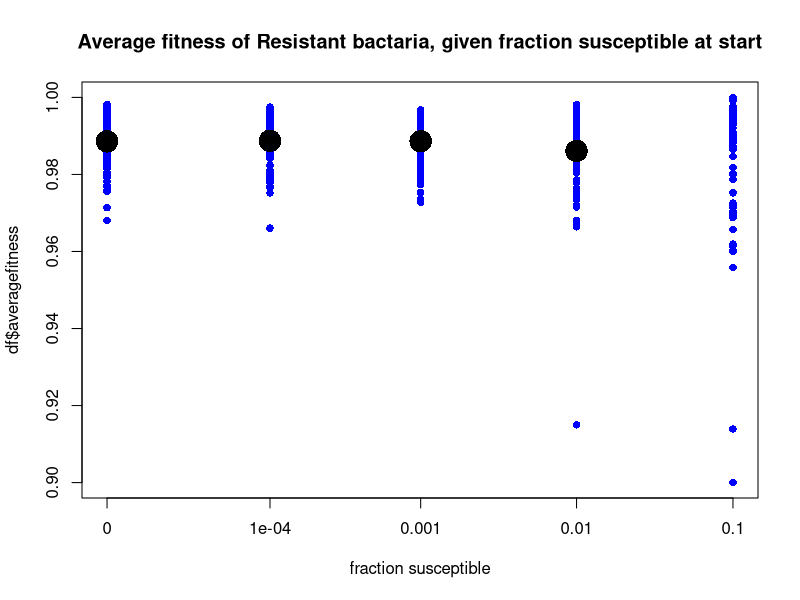
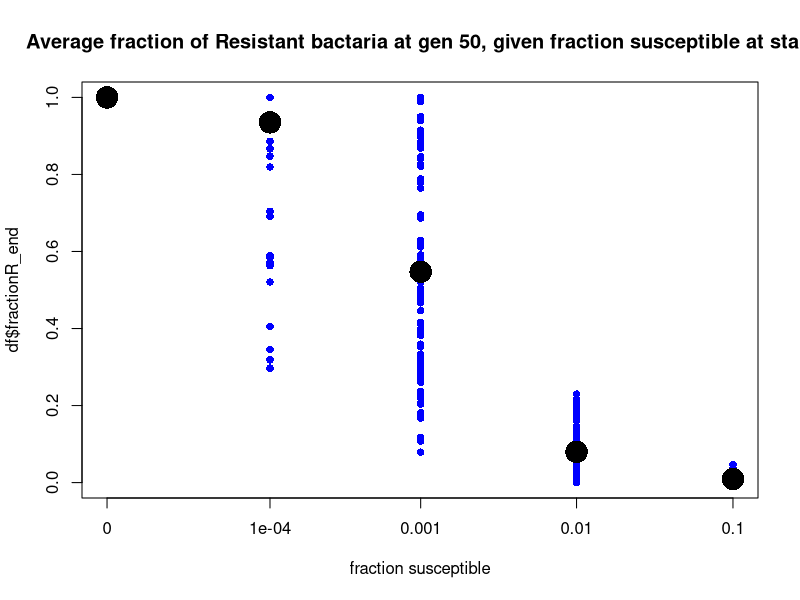

The R script that drew these images, in order:


#This is code for the project with Ruti and Brandon. 
#I want to know what the probability of compensatory evolution is, given a certain set of parameters. 

#Main function
newPopArrayVariableMutEffect <- function(N, c, mu, popArray, mutrange) {
  #first sampling
  fitnessArray <- popArray*c(1, 1-c, 1-(c*(1-comparray)))
  print(c(fitnessArray))
  popArray <- rmultinom(n = 1, size = N, prob = fitnessArray)
  print(c(popArray))
  #next mutation
  numMut = rbinom(n=1, size = popArray[2], prob = mu)
  print(numMut)
  typesofMut<-sample(x = 3:(length(popArray)), size = numMut, replace = TRUE)
  tabletypesofMut=c()
  for (i in 3:(length(popArray))){tabletypesofMut<-c(tabletypesofMut,length(which(typesofMut==i)))}
  print(tabletypesofMut)
  popArray[3:(length(popArray))]= popArray[3:(length(popArray))]+tabletypesofMut
  popArray[2] <- popArray[2] -numMut #remobve the mutants from the R column.
  popArray<-c(popArray)
  print(c(popArray))
  print("*******")
  return(popArray)
}


#Let's start with a set of parameters
if (TRUE){
N =10000 #total pop size
f = 0.001 #fraction susceptible at beginning
G = 100 #numgenerations
c = 0.1 #cost of resistance
comp = 0.5 #effect of compensatory mutation (0.5 means half of cost is compensated, 1.5 means that cost is more than compensated)
mu = 3/N # mutation rate
numSims = 100
comparray = seq(0.6,1.0,0.1)
}#set parameters

if (FALSE){
#starting the sim and  plotting it! 
G=200
S=10; R = N-S
popArray = c(S, R, rep(0,length(comparray)))
plot(1:G, 1:G, type = "n", ylim=c(0,N), main = "S = 10")
for (i in 1:G){
  popArray<-newPopArrayVariableMutEffect(N, c, mu, popArray, mutrange)
  for (j in 1:length(popArray)){
    points(i, popArray[j], pch="*", col=j) 
}}
}#run one sim and plot it

#Next step: think about what output I need. 
#Average fitness of thr R types at generation 50? 

#compensationlist = (1:10)*0.1
fractionlist<-c(0,0.0001,0.001,0.01,0.1)
df<-data.frame(fraction = 0, averagefitness = 0, fractionR_end=0)

counter = 1
#for (comp in compensationlist){
  for (fr in fractionlist){
    resultarray<-c()
    for (i in 1:numSims){
      S = rbinom(n = 1, size = N, prob = fr) #S is susceptible pop
      R = N-S #R is resistant pop
      popArray = c(S, R, rep(0,length(comparray)))
      for (j in 1:G){
        popArray<-newPopArrayVariableMutEffect(N, c, mu, popArray, mutrange)
      }
      RpopArray<-popArray[2:length(popArray)]
      averagefitnessR<-sum(RpopArray*c(1-c, 1-(c*(1-comparray))))/sum(RpopArray)
      resultarray <- c(resultarray, averagefitnessR)
      df[counter,]<-c(fr, averagefitnessR, sum(RpopArray)/N)
      counter = counter+1
      }
  }

pdf(paste0("AveFitnessRGivenSuscFractp_minComp=0.6_100gen_",Sys.Date(), ".pdf"), width = 10)
plot(df$fraction+10^-5, df$averagefitness, type="n", log="x", xaxt="n", xlab = "fraction susceptible",
     main = "Average fitness of Resistant bactaria, given fraction susceptible at start", ylim = c(1-c,1))
axis(1, at=unique(df$fraction)+10^-5, labels=unique(df$fraction))
for (i in 1:nrow(df)){
  points(df$fraction[i]+10^-5, df$averagefitness[i], pch=16, col="blue")
}
for (fr in fractionlist){
  aveaveFitnessR = mean(df$averagefitness[df$fraction==fr])
  points(fr+10^-5, aveaveFitnessR, pch=16, cex=3, col=1)
}
#legend(x = 0.01, y = 1, legend = compensationlist, fill = 1:length(compensationlist), lty = 1:5)
dev.off()


pdf(paste0("FractionR_endGivenSuscFractp_minComp=0.6_100gen_",Sys.Date(), ".pdf"), width = 10)
plot(df$fraction+10^-5, df$fractionR_end, type="n", log="x", xaxt="n", xlab = "fraction susceptible",
     main = "Average fraction of Resistant bactaria at gen 50, given fraction susceptible at start")
axis(1, at=unique(df$fraction)+10^-5, labels=unique(df$fraction))
for (i in 1:nrow(df)){
  points(df$fraction[i]+10^-5, df$fractionR_end[i], pch=16, col="blue")
}
for (fr in fractionlist){
  aveFractionR = mean(df$fractionR_end[df$fraction==fr])
  points(fr+10^-5, aveFractionR, pch=16, cex=3, col=1)
}
#legend(x = 0.01, y = 1, legend = compensationlist, fill = 1:length(compensationlist), lty = 1:5)
dev.off()
